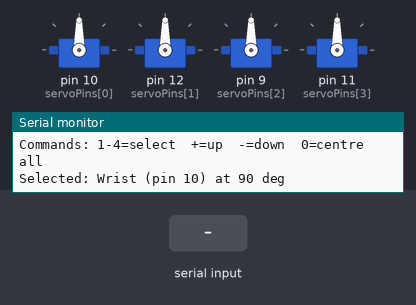
The sketch below on a simulated Arduino Uno, built with avr-gcc and run on an emulated ATmega328P. Parts: 4 × servo, the last lines printed to the serial monitor. The test bench sets the inputs (shaded band).

Above: at 1.7 s.
1.8 s: "+" received over Serial
At 2.8 s:
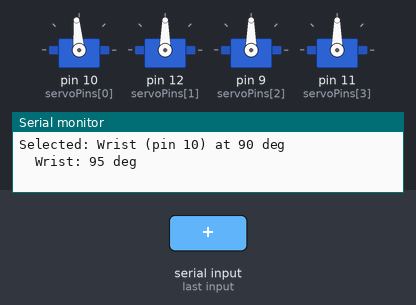
3.3 s: "+" received over Serial
At 3.9 s:
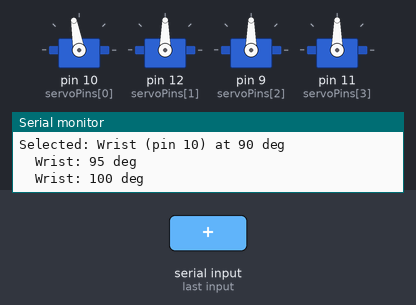
4.8 s: "-" received over Serial
At 5.1 s:
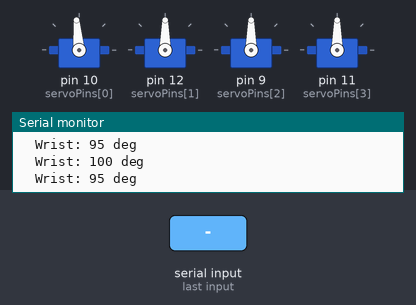
Timing chart, 0 to 7.8 s (numbered marks = the images above; inputs shaded):
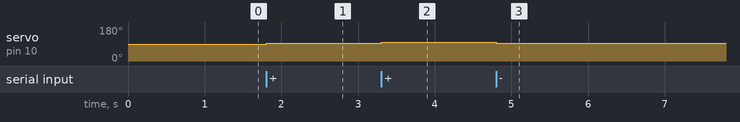

Measured:
- after the input at 1.8 s, servo on pin 10 (servoPins[0]): 90° → 95° at once
- after the input at 3.3 s, servo on pin 10 (servoPins[0]): 95° → 100° at once
- after the input at 4.8 s, servo on pin 10 (servoPins[0]): 100° → 95° at once

The sketch:

arm_servo_test.ino
```cpp
// ================================================================
// ARM SERVO TEST — Day 1 HR5
// ================================================================
// Purpose: Verify each servo is wired, powered, and responds
// Team:    Arm
// Test:    Open Serial Monitor (9600 baud), send single characters
//
// Commands:
//   1-4  = Select servo (Wrist, Elbow, Arm, Grip)
//   +    = Move selected servo up 5 degrees
//   -    = Move selected servo down 5 degrees
//   0    = Centre all servos to 90 degrees
//
// IMPORTANT: Power servos from the buck converter, NOT from
// the Arduino 5V pin. The Arduino cannot supply enough current
// for even one servo under load.
// ================================================================

#include <Servo.h>

const int NUM_SERVOS = 4;
const int servoPins[4]    = {10, 12, 9, 11};
const char* servoNames[4] = {"Wrist", "Elbow", "Arm", "Grip"};

Servo servos[NUM_SERVOS];
int angles[NUM_SERVOS];
int selected = 0;

void setup() {
  Serial.begin(9600);

  for (int i = 0; i < NUM_SERVOS; i++) {
    servos[i].attach(servoPins[i]);
    angles[i] = 90;
    servos[i].write(90);
  }

  delay(500);

  Serial.println("=== Arm Servo Test Ready ===");
  Serial.println("Commands: 1-4=select  +=up  -=down  0=centre all");
  Serial.println();
  printSelected();
}

void loop() {
  if (Serial.available() > 0) {
    char cmd = Serial.read();

    switch (cmd) {
      case '1': selected = 0; printSelected(); break;
      case '2': selected = 1; printSelected(); break;
      case '3': selected = 2; printSelected(); break;
      case '4': selected = 3; printSelected(); break;

      case '+':
        angles[selected] = min(180, angles[selected] + 5);
        servos[selected].write(angles[selected]);
        printAngle();
        break;

      case '-':
        angles[selected] = max(0, angles[selected] - 5);
        servos[selected].write(angles[selected]);
        printAngle();
        break;

      case '0':
        for (int i = 0; i < NUM_SERVOS; i++) {
          angles[i] = 90;
          servos[i].write(90);
        }
        Serial.println(">> All servos centred to 90 deg");
        break;
    }
  }
}

void printSelected() {
  Serial.print("Selected: ");
  Serial.print(servoNames[selected]);
  Serial.print(" (pin ");
  Serial.print(servoPins[selected]);
  Serial.print(") at ");
  Serial.print(angles[selected]);
  Serial.println(" deg");
}

void printAngle() {
  Serial.print("  ");
  Serial.print(servoNames[selected]);
  Serial.print(": ");
  Serial.print(angles[selected]);
  Serial.println(" deg");
}
```
